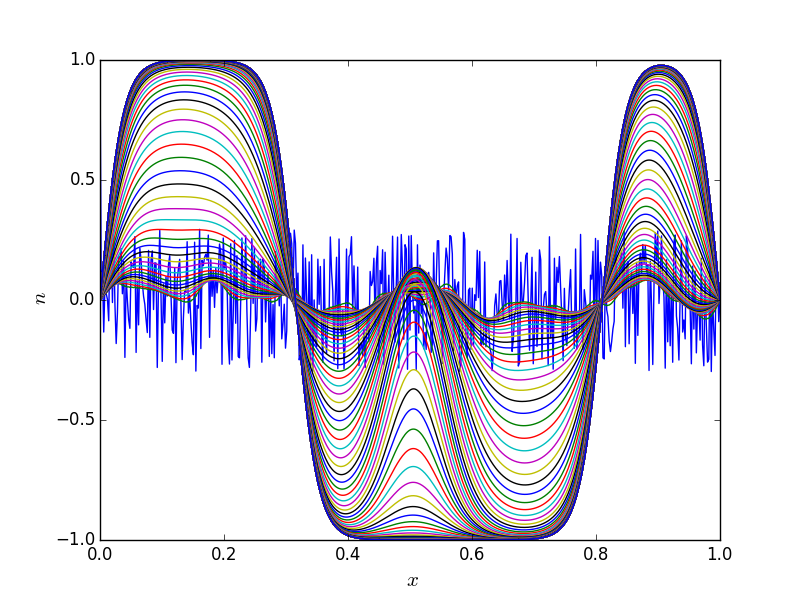

Write the Python code that produced this figure.
'''Resolviendo ecuacion Newell-Whitehead-Segel '''

from __future__ import division
import numpy as np
import matplotlib.pyplot as plt


def cond_iniciales(T, N_steps, h):
    '''
    condiciones iniciales y de borde
    '''
    for i in range(N_steps):
        x = i * h
        T[i] = semilla[i]
    T[0] = 1
    T[-1] = 0

def calcula_b(b, N_steps, r):
    for j in range(1, N_steps - 1):
        b[j] = r * T[j+1] + (1-2*r) * T[j] + r * T[j-1]+ dt * mu * (T[j] - T[j]**3)


def calcula_alpha_y_beta(alhpa, beta, b, r, N_Steps):
    Aplus = -1 * r
    Acero = (1 + 2 * r)
    Aminus = -1 * r
    alpha[0] = 0
    beta[0] = 0  # viene de la condicion de borde T(t, 0) = 1
    for i in range(1, N_steps):
        alpha[i] = -Aplus / (Acero + Aminus*alpha[i-1])
        beta[i] = (b[i] - Aminus*beta[i-1]) / (Aminus*alpha[i-1] + Acero)


def avanza_paso_temporal(T, T_next, alpha, beta, N_steps):
    T_next[0] = 0
    T_next[-1] = 0
    for i in range(N_steps - 2, 0, -1):
        T_next[i] = alpha[i] * T_next[i+1] + beta[i]

N_steps = 499
N_pasos_temporales = 1200
semilla= np.random.uniform(low=-0.3, high=0.3,size=N_steps)

h = 1 / (N_steps - 1)

dt = 0.01
mu=1.5
gama=0.001
r = dt / 2 / h**2*gama

T = np.zeros(N_steps)
T_next = np.zeros(N_steps)

b = np.zeros(N_steps)
alpha = np.zeros(N_steps)
beta = np.zeros(N_steps)

cond_iniciales(T, N_steps, h)

# Queremos guardar las soluciones en cada paso
T_solucion = np.zeros((N_pasos_temporales, N_steps))
T_solucion[0, :] = T.copy()

for i in range(1, N_pasos_temporales):
    calcula_b(b, N_steps, r)
    calcula_alpha_y_beta(alpha, beta, b, r, N_steps)
    avanza_paso_temporal(T, T_next, alpha, beta, N_steps)
    T = T_next.copy()
    T_solucion[i, :] = T.copy()


# Plots

# ejemplo 1

x = np.linspace(0, 1, N_steps)

fig = plt.figure(1)
fig.clf()
ax = fig.add_subplot(111)

for i in range(0, N_pasos_temporales, 10):
    ax.plot(x, T_solucion[i, :])
ax.set_ylim(-1, 1)
ax.set_xlabel('$\ x $', fontsize=15)
ax.set_ylabel('$\ n $', fontsize=15)

# ejemplo 2
# usar el plano x, t y plotear T en la 3a dimension
fig2 = plt.figure(2)
fig2.clf()
ax2 = fig2.add_subplot(111)
y = np.arange(0, N_pasos_temporales) * dt
X, Y = np.meshgrid(x, y)
ax2.pcolormesh(X, Y, T_solucion)

plt.show()
plt.draw()
